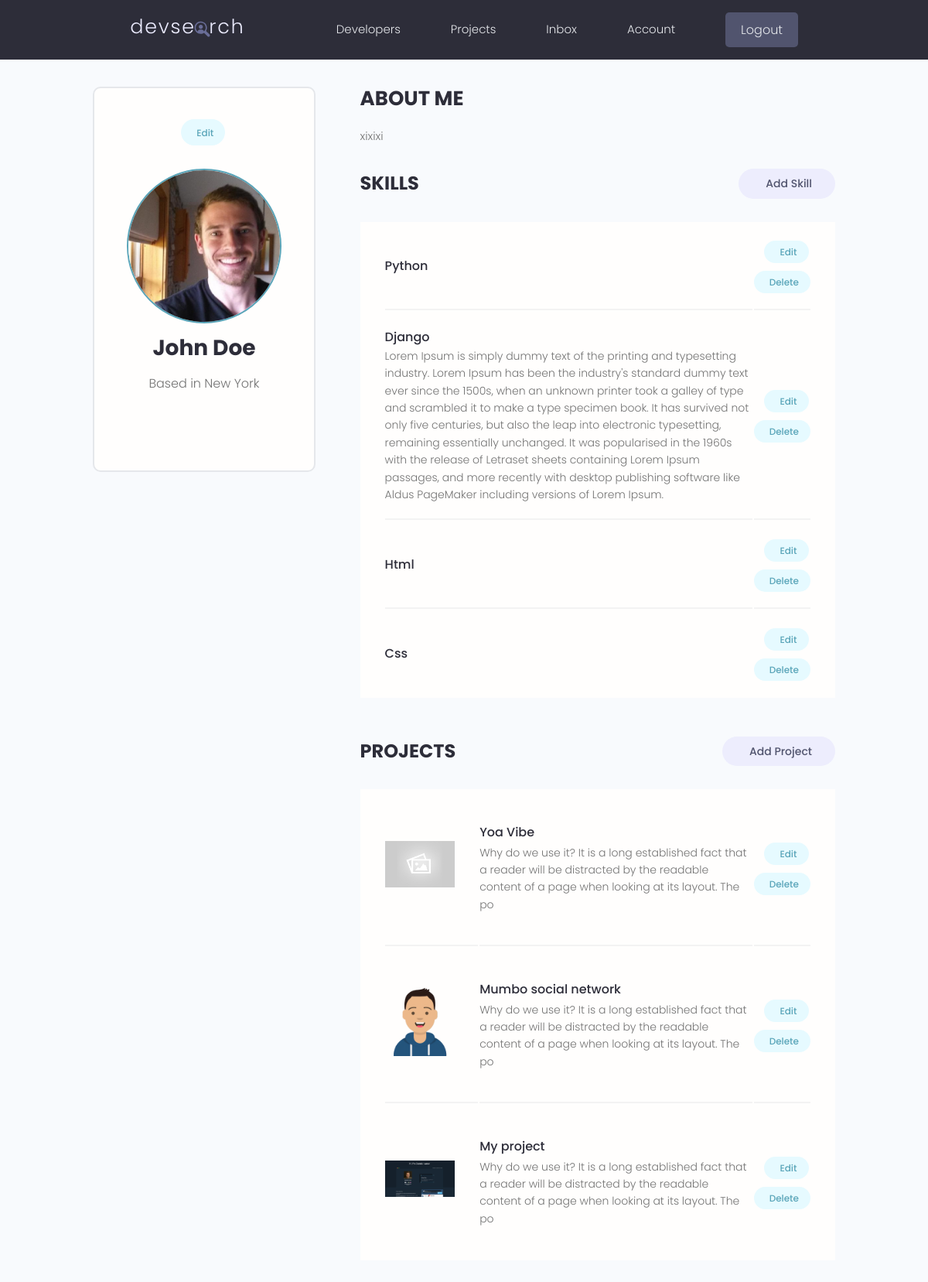
The app's page /account/ (signed in), older data.
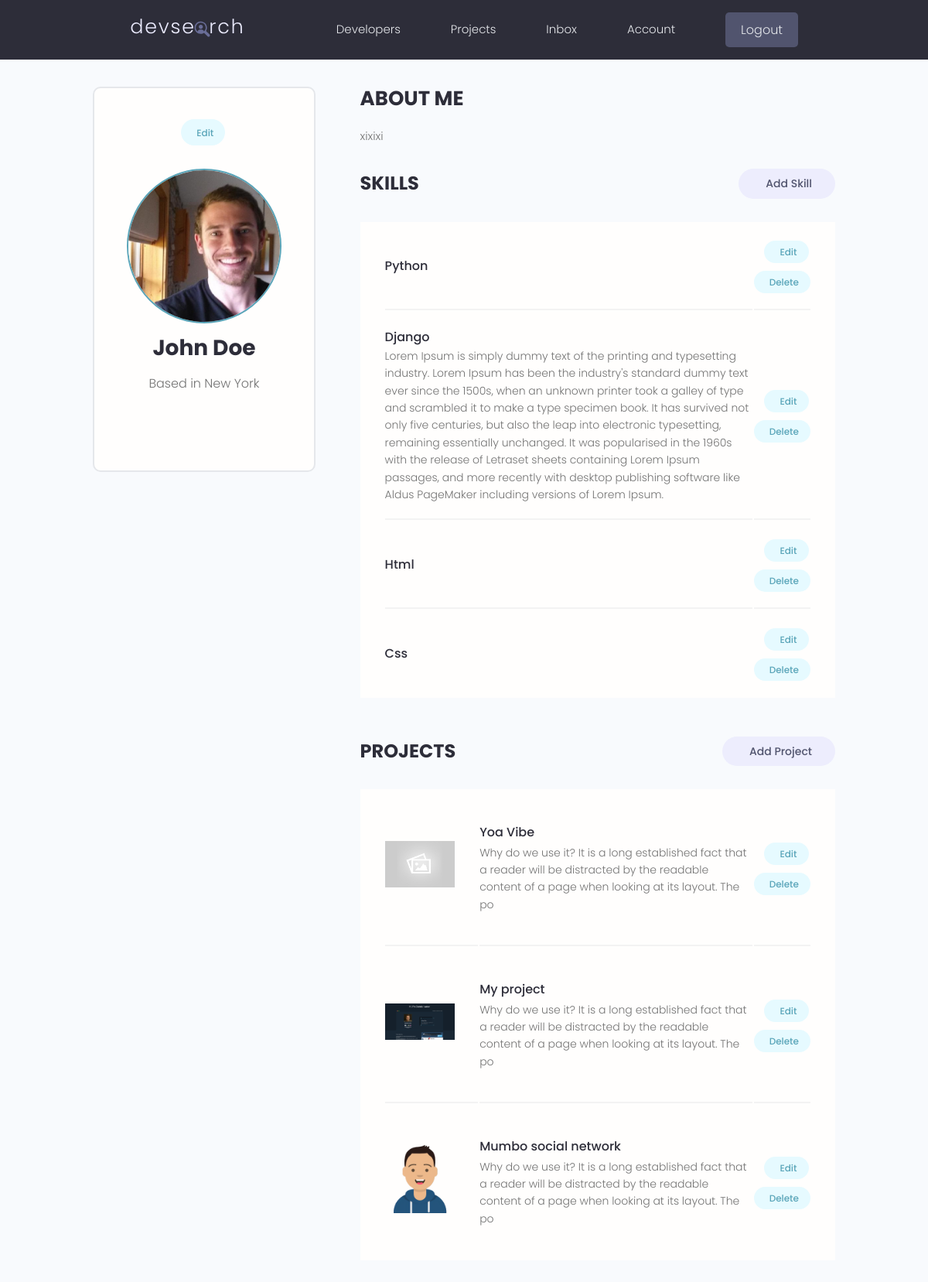
The same page, newer data.
### users/models.py (models this page shows, shortened)
class Skill(models.Model):
    owner = models.ForeignKey(Profile, on_delete=models.CASCADE, null=True, blank=True)
    name = models.CharField(max_length=200, blank=True, null=True)
    description = models.TextField(null=True, blank=True)
    created = models.DateTimeField(auto_now_add=True)
    id = models.UUIDField(default=uuid.uuid4, unique=True,
                          primary_key=True, editable=False)

### projects/models.py (models this page shows, shortened)
class Project(models.Model):
    owner = models.ForeignKey(Profile, null=True, blank=True, on_delete=models.SET_NULL)
    title = models.CharField(max_length=200)
    description = models.TextField(null=True, blank=True)
    featured_image = models.ImageField(null=True, blank=True, default="default.jpg")
    demo_link = models.CharField(max_length=2000, null=True, blank=True)
    source_link = models.CharField(max_length=2000, null=True, blank=True)
    tags = models.ManyToManyField('Tag', blank=True)
    vote_total = models.IntegerField(default=0, null=True, blank=True)
    vote_ratio = models.IntegerField(default=0, null=True, blank=True)
    created = models.DateTimeField(auto_now_add=True)
    id = models.UUIDField(default=uuid.uuid4, unique=True,
                          primary_key=True, editable=False)
    class Meta:
        ordering = ['-vote_ratio', '-vote_total']

### users/views.py (the view)
# urls.py: path('account/', views.userAccount, name='account'),
@login_required(login_url='login')
def userAccount(request):
    profile = request.user.profile
    skills = profile.skill_set.all()
    projects = profile.project_set.all()
    context = {
        'profile': profile,
        'skills': skills,
        'projects' : projects
    }
    return render(request, 'users/account.html', context)

### users/templates/users/account.html (shortened to what this page needs)
{% extends 'main.html' %} {% block content %}
<main class="settingsPage profile my-md">
  <div class="container">
    <div class="layout">
      <div class="column column--1of3">
        <div class="card text-center">
          <div class="card__body dev">
            <a
              class="tag tag--pill tag--main settings__btn"
              href="{% url 'edit-account' %}"
              > Edit</a
            >
            <img
              class="avatar avatar--xl dev__avatar"
              src="{{profile.profile_image.url}}"
            />
            <h2 class="dev__name">{{profile.name}}</h2>
            <p class="dev__location">Based in {{profile.location}}</p>
          </div>
        </div>
      </div>
      <div class="column column--2of3">
        <div class="devInfo">
          <h3 class="devInfo__title">About Me</h3>
          <p class="devInfo__about">{{profile.bio}}</p>
        </div>
        <div class="settings">
          <h3 class="settings__title">Skills</h3>
          <a
            class="tag tag--pill tag--sub settings__btn tag--lg"
            href="{% url 'create-skill' %}"
            > Add Skill</a
          >
        </div>
        <table class="settings__table">
          {% for skill in skills %}
          <tr>
            <td class="settings__tableInfo">
              <h4>{{skill.name}}</h4>
              <p>{{skill.description}}</p>
            </td>
            <td class="settings__tableActions">
              <a
                class="tag tag--pill tag--main settings__btn"
                href="{% url 'update-skill' skill.id %}"
                > Edit</a
              >
              <a
                class="tag tag--pill tag--main settings__btn"
                href="{% url 'delete-skill' skill.id %}?next=/account"
                > Delete</a
              >
            </td>
          </tr>
          {% endfor %}
        </table>
        <div class="settings">
          <h3 class="settings__title">Projects</h3>
          <a
            class="tag tag--pill tag--sub settings__btn tag--lg"
            href="{% url 'create-project' %}"
            > Add Project</a
          >
        </div>
        <table class="settings__table">
          {% for project in projects %}
          <tr>
            <td class="settings__thumbnail">
              <a href="{% url 'project' project.id %}"
                ><img
                  src="{{project.featured_image.url}}"
                  alt="Project Thumbnail"
              /></a>
            </td>
            <td class="settings__tableInfo">
              <a href="{% url 'project' project.id %}">{{project.title}}</a>
              <p>{{project.description|slice:"150"}}</p>
            </td>
            <td class="settings__tableActions">
              <a
                class="tag tag--pill tag--main settings__btn"
                href="{% url 'update-project' project.id %}"
                > Edit</a
              >
              <a
                class="tag tag--pill tag--main settings__btn"
                href="{% url 'delete-project' project.id %}?next=/account"
                > Delete</a
              >
            </td>
          </tr>
          {% endfor %}
        </table>
      </div>
    </div>
  </div>
</main>
{% endblock content %}

Row changes from the older to the newer data that the page shows:
changed Project "My project": moves up the list
